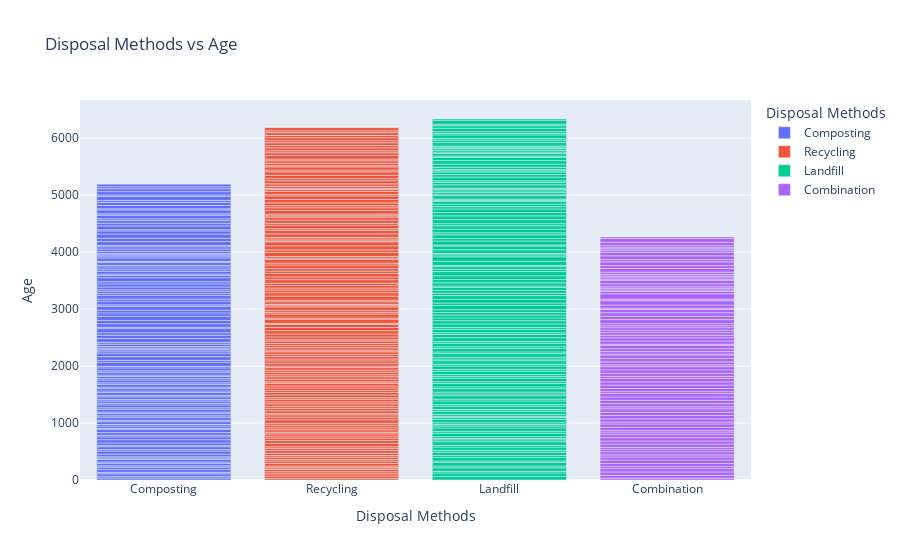

The code cell stored with this chart in its notebook:
### Code cell
fig = px.bar(df, x='DisposalMethods', y='Age', labels={'DisposalMethods':'Disposal Methods', 'Age':'Age'}, title='Disposal Methods vs Age', color='DisposalMethods')
fig.show()

### Figure 1 — Plotly figure (JSON) as saved in the notebook; plotly's stock layout.template omitted (floating-point values rounded to 4 significant figures; data arrays with more than 128 entries replaced by an {"elided": "..."} marker saying what was removed)
{"data": [{"alignmentgroup": "True", "hovertemplate": "Disposal Methods=%{x}<br>Age=%{y}<extra></extra>", "legendgroup": "Composting", "marker": {"color": "#636efa", "pattern": {"shape": ""}}, "name": "Composting", "offsetgroup": "Composting", "orientation": "v", "showlegend": true, "textposition": "auto", "type": "bar", "x": ["Composting", "Composting", "Composting", "Composting", "Composting", "Composting", "Composting", "Composting", "Composting", "Composting", "Composting", "Composting", "Composting", "Composting", "Composting", "Composting", "Composting", "Composting", "Composting", "Composting", "Composting", "Composting", "Composting", "Composting", "Composting", "Composting", "Composting", "Composting", "Composting", "Composting", "Composting", "Composting", "Composting", "Composting", "Composting", "Composting", "Composting", "Composting", "Composting", "Composting", "Composting", "Composting", "Composting", "Composting", "Composting", "Composting", "Composting", "Composting", "Composting", "Composting", "Composting", "Composting", "Composting", "Composting", "Composting", "Composting", "Composting", "Composting", "Composting", "Composting", "Composting", "Composting", "Composting", "Composting", "Composting", "Composting", "Composting", "Composting", "Composting", "Composting", "Composting", "Composting", "Composting", "Composting", "Composting", "Composting", "Composting", "Composting", "Composting", "Composting", "Composting", "Composting", "Composting", "Composting", "Composting", "Composting", "Composting", "Composting", "Composting", "Composting", "Composting", "Composting", "Composting", "Composting", "Composting", "Composting", "Composting", "Composting", "Composting", "Composting", "Composting", "Composting", "Composting", "Composting", "Composting", "Composting", "Composting", "Composting", "Composting", "Composting", "Composting", "Composting", "Composting", "Composting", "Composting", "Composting", "Composting", "Composting", "Composting", "Composting", "Composting", "Composting", "Composting", "Composting"], "xaxis": "x", "y": [35, 25, 48, 27, 50, 41, 22, 45, 24, 46, 23, 21, 45, 57, 27, 48, 22, 45, 57, 49, 27, 48, 55, 23, 38, 26, 48, 27, 49, 28, 42, 26, 48, 27, 49, 28, 40, 26, 48, 27, 49, 28, 41, 26, 48, 27, 49, 28, 35, 25, 48, 27, 50, 27, 68, 37, 66, 61, 37, 30, 24, 24, 43, 31, 68, 58, 44, 71, 24, 63, 58, 74, 56, 49, 66, 28, 66, 38, 61, 33, 37, 31, 48, 52, 39, 72, 38, 25, 49, 38, 39, 27, 49, 21, 60, 33, 22, 24, 33, 45, 40, 23, 67, 59, 73, 56, 22, 66, 48, 48, 30, 62, 25, 66, 21, 60, 53, 34, 70, 26, 58, 50, 36, 45], "yaxis": "y"}, {"alignmentgroup": "True", "hovertemplate": "Disposal Methods=%{x}<br>Age=%{y}<extra></extra>", "legendgroup": "Recycling", "marker": {"color": "#EF553B", "pattern": {"shape": ""}}, "name": "Recycling", "offsetgroup": "Recycling", "orientation": "v", "showlegend": true, "textposition": "auto", "type": "bar", "x": {"elided": "145 str values"}, "xaxis": "x", "y": {"elided": "145 int values"}, "yaxis": "y"}, {"alignmentgroup": "True", "hovertemplate": "Disposal Methods=%{x}<br>Age=%{y}<extra></extra>", "legendgroup": "Landfill", "marker": {"color": "#00cc96", "pattern": {"shape": ""}}, "name": "Landfill", "offsetgroup": "Landfill", "orientation": "v", "showlegend": true, "textposition": "auto", "type": "bar", "x": {"elided": "141 str values"}, "xaxis": "x", "y": {"elided": "141 int values"}, "yaxis": "y"}, {"alignmentgroup": "True", "hovertemplate": "Disposal Methods=%{x}<br>Age=%{y}<extra></extra>", "legendgroup": "Combination", "marker": {"color": "#ab63fa", "pattern": {"shape": ""}}, "name": "Combination", "offsetgroup": "Combination", "orientation": "v", "showlegend": true, "textposition": "auto", "type": "bar", "x": ["Combination", "Combination", "Combination", "Combination", "Combination", "Combination", "Combination", "Combination", "Combination", "Combination", "Combination", "Combination", "Combination", "Combination", "Combination", "Combination", "Combination", "Combination", "Combination", "Combination", "Combination", "Combination", "Combination", "Combination", "Combination", "Combination", "Combination", "Combination", "Combination", "Combination", "Combination", "Combination", "Combination", "Combination", "Combination", "Combination", "Combination", "Combination", "Combination", "Combination", "Combination", "Combination", "Combination", "Combination", "Combination", "Combination", "Combination", "Combination", "Combination", "Combination", "Combination", "Combination", "Combination", "Combination", "Combination", "Combination", "Combination", "Combination", "Combination", "Combination", "Combination", "Combination", "Combination", "Combination", "Combination", "Combination", "Combination", "Combination", "Combination", "Combination", "Combination", "Combination", "Combination", "Combination", "Combination", "Combination", "Combination", "Combination", "Combination", "Combination", "Combination", "Combination", "Combination", "Combination", "Combination", "Combination", "Combination", "Combination", "Combination"], "xaxis": "x", "y": [31, 52, 59, 57, 37, 53, 62, 53, 38, 54, 41, 36, 58, 53, 60, 58, 40, 29, 53, 60, 34, 56, 59, 58, 59, 35, 56, 59, 58, 59, 34, 56, 59, 58, 59, 35, 56, 59, 58, 31, 52, 59, 61, 20, 40, 51, 60, 19, 56, 56, 44, 47, 39, 48, 35, 36, 71, 57, 64, 57, 22, 55, 75, 28, 96, 40, 25, 32, 25, 52, 63, 19, 36, 21, 26, 39, 64, 53, 65, 39, 66, 60, 31, 32, 21, 35, 58, 68, 27], "yaxis": "y"}], "layout": {"barmode": "relative", "legend": {"title": {"text": "Disposal Methods"}, "tracegroupgap": 0}, "title": {"text": "Disposal Methods vs Age"}, "xaxis": {"anchor": "y", "categoryarray": ["Composting", "Recycling", "Landfill", "Combination"], "categoryorder": "array", "domain": [0, 1], "title": {"text": "Disposal Methods"}}, "yaxis": {"anchor": "x", "domain": [0, 1], "title": {"text": "Age"}}}}
